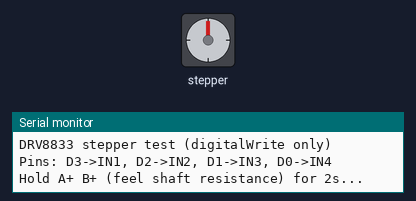
Bench run of a program on a simulated Seeed XIAO ESP32-S3. On the bench: stepper motor, the last lines printed to the serial monitor. Wiring (inferred from the names in the program): stepper motor (200 steps per turn assumed): coils GPIO 4, GPIO 2, GPIO 3, GPIO 1.

Above: at 0.35 s.
At 3.65 s:
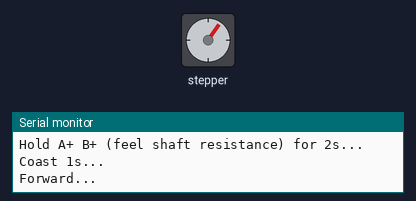
At 4.6 s:
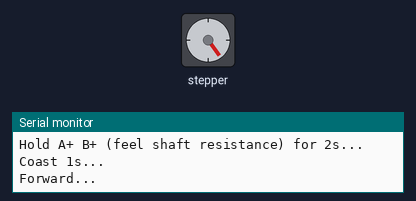
At 5.6 s:
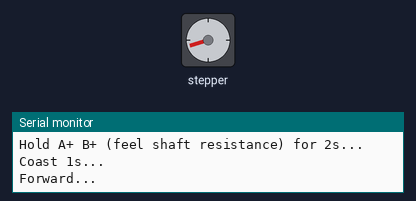
Timing chart, 0 to 7.2 s (numbered marks = the images above):
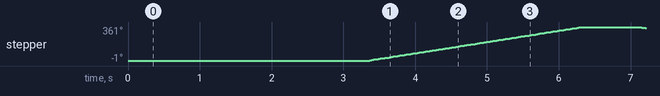

The program:

main.cpp
```cpp
#include <Arduino.h>

/*
DRV8833 + bipolar stepper test (NO PWM, only digitalWrite)

Your wiring:
  D0 -> IN4
  D1 -> IN3
  D2 -> IN2
  D3 -> IN1

DRV8833 mapping:
  IN1/IN2 -> OUT1/OUT2 (Channel A)
  IN3/IN4 -> OUT3/OUT4 (Channel B)

Motor wiring (as you stated):
  A1 -> OUT1
  A2 -> OUT2
  A3 -> OUT3
  A4 -> OUT4

Assumption:
  Coil A = A1-A2 on OUT1/OUT2
  Coil B = A3-A4 on OUT3/OUT4
*/

static const int PIN_IN1 = D3; // IN1
static const int PIN_IN2 = D2; // IN2
static const int PIN_IN3 = D1; // IN3
static const int PIN_IN4 = D0; // IN4

// Start slow; lower = faster (and easier to stall if torque is low)
static const uint16_t STEP_DELAY_MS = 15;
static const uint16_t STEPS_PER_DIR = 200;
static const uint16_t PAUSE_MS = 800;

static void coastAll() {
  digitalWrite(PIN_IN1, LOW);
  digitalWrite(PIN_IN2, LOW);
  digitalWrite(PIN_IN3, LOW);
  digitalWrite(PIN_IN4, LOW);
}

// Drive channel A (OUT1/OUT2) with polarity
// +1: OUT1=H OUT2=L, -1: OUT1=L OUT2=H, 0: coast
static void driveA(int pol) {
  if (pol > 0) { digitalWrite(PIN_IN1, HIGH); digitalWrite(PIN_IN2, LOW); }
  else if (pol < 0) { digitalWrite(PIN_IN1, LOW); digitalWrite(PIN_IN2, HIGH); }
  else { digitalWrite(PIN_IN1, LOW); digitalWrite(PIN_IN2, LOW); }
}

// Drive channel B (OUT3/OUT4) with polarity
static void driveB(int pol) {
  if (pol > 0) { digitalWrite(PIN_IN3, HIGH); digitalWrite(PIN_IN4, LOW); }
  else if (pol < 0) { digitalWrite(PIN_IN3, LOW); digitalWrite(PIN_IN4, HIGH); }
  else { digitalWrite(PIN_IN3, LOW); digitalWrite(PIN_IN4, LOW); }
}

// Full-step (2-phase ON) sequence: strong holding torque
// idx 0..3: (A,B)
// 0: +,+
// 1: -, +
// 2: -,-
// 3: +,-
static const int8_t FULLSTEP[4][2] = {
  { +1, +1 },
  { -1, +1 },
  { -1, -1 },
  { +1, -1 },
};

static void applyPhase(uint8_t idx) {
  idx &= 3;
  driveA(FULLSTEP[idx][0]);
  driveB(FULLSTEP[idx][1]);
}

static void stepForward(uint16_t steps) {
  uint8_t phase = 0;
  applyPhase(phase);
  delay(STEP_DELAY_MS);

  for (uint16_t i = 0; i < steps; i++) {
    phase = (phase + 1) & 3;
    applyPhase(phase);
    delay(STEP_DELAY_MS);
  }
}

static void stepReverse(uint16_t steps) {
  uint8_t phase = 3;
  applyPhase(phase);
  delay(STEP_DELAY_MS);

  for (uint16_t i = 0; i < steps; i++) {
    phase = (phase + 3) & 3; // -1 mod 4
    applyPhase(phase);
    delay(STEP_DELAY_MS);
  }
}

static void holdTest() {
  Serial.println("Hold A+ B+ (feel shaft resistance) for 2s...");
  applyPhase(0);
  delay(2000);
  Serial.println("Coast 1s...");
  coastAll();
  delay(1000);
}

void setup() {
  Serial.begin(115200);
  delay(300);

  pinMode(PIN_IN1, OUTPUT);
  pinMode(PIN_IN2, OUTPUT);
  pinMode(PIN_IN3, OUTPUT);
  pinMode(PIN_IN4, OUTPUT);

  coastAll();

  Serial.println("\nDRV8833 stepper test (digitalWrite only)");
  Serial.println("Pins: D3->IN1, D2->IN2, D1->IN3, D0->IN4");
}

void loop() {
  holdTest();

  Serial.println("Forward...");
  stepForward(STEPS_PER_DIR);
  coastAll();
  delay(PAUSE_MS);

  Serial.println("Reverse...");
  stepReverse(STEPS_PER_DIR);
  coastAll();
  delay(PAUSE_MS);
}
```
